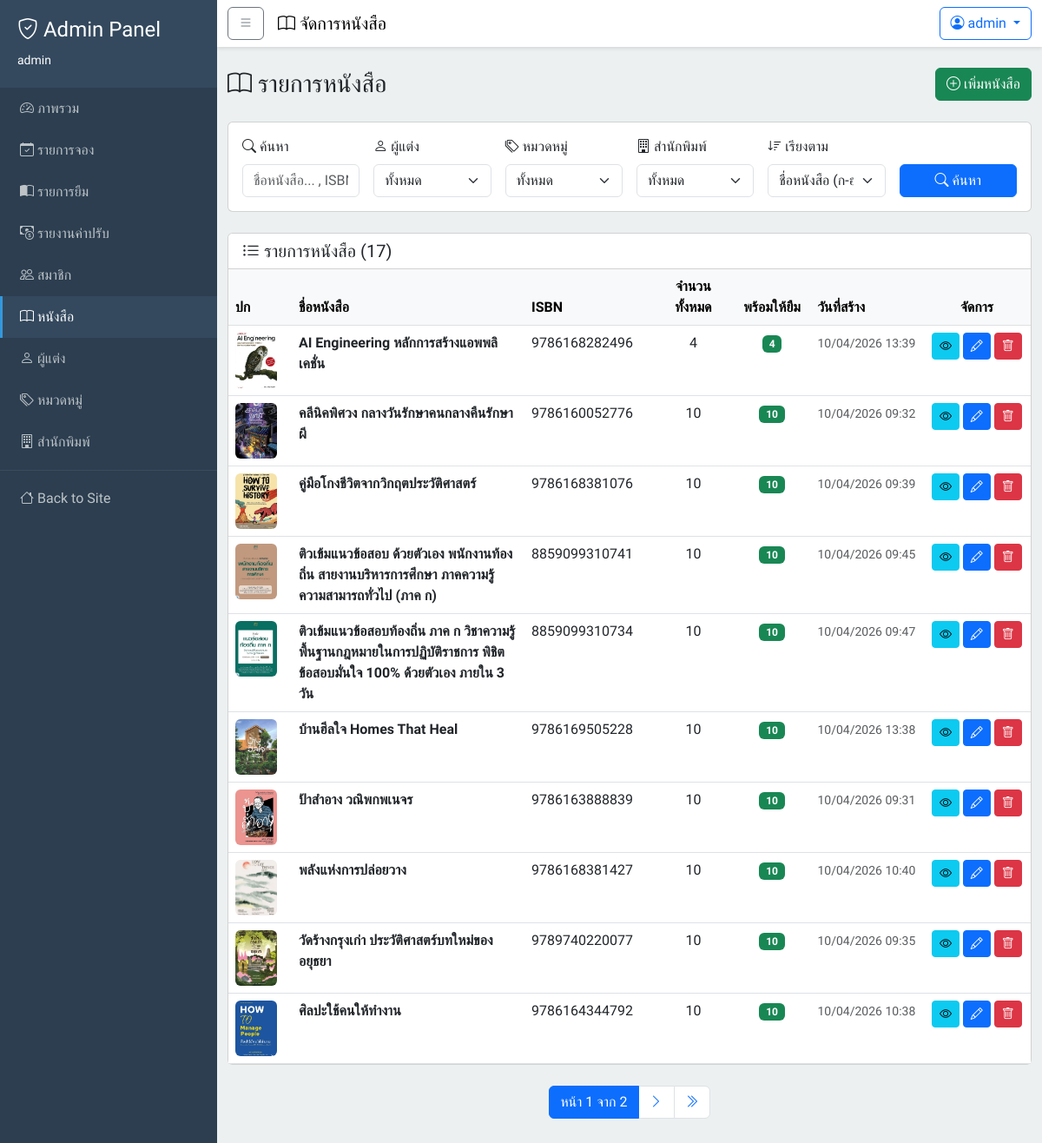
/dashboard/books/ (signed in), run on an earlier commit of the app's database.
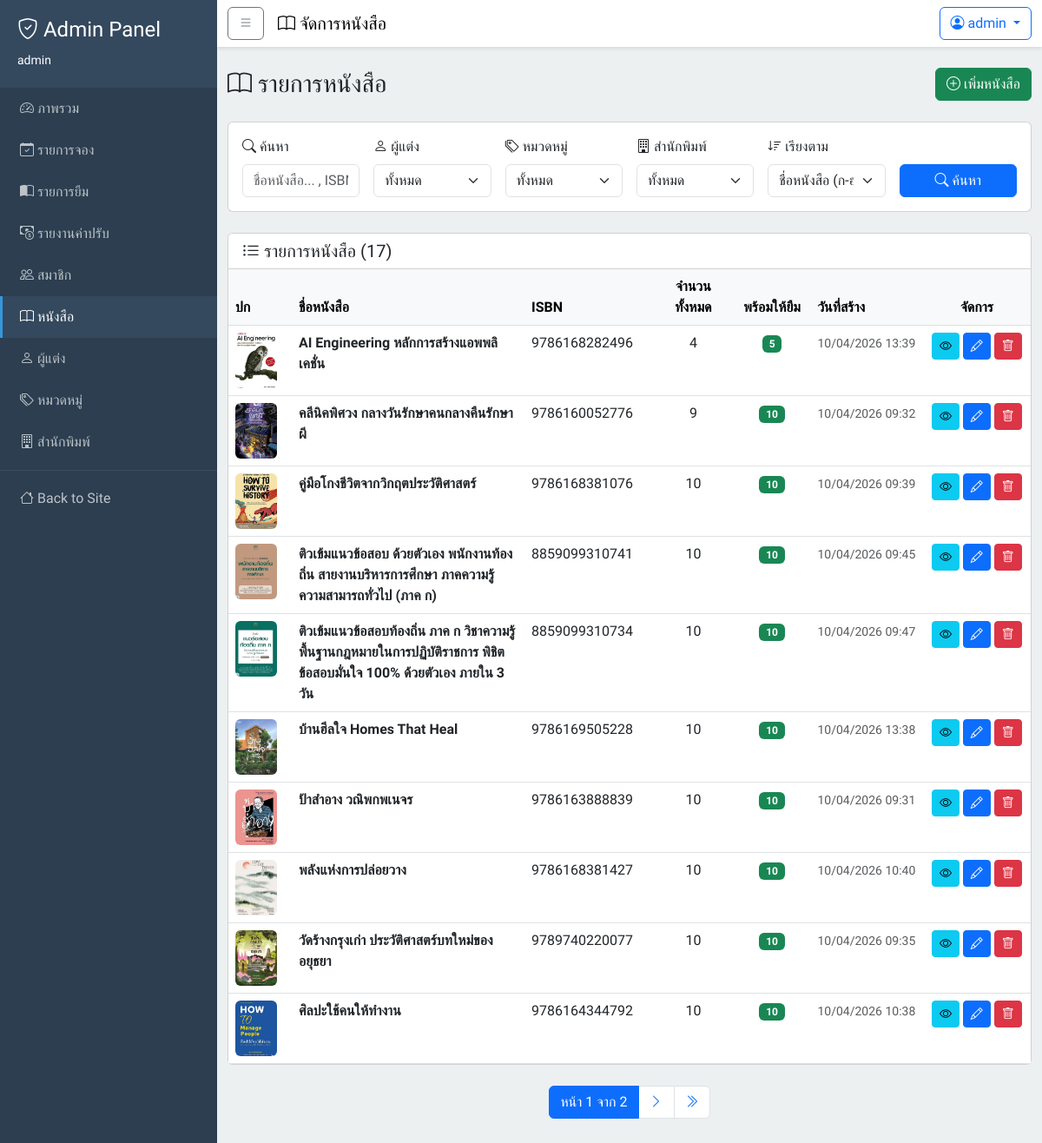
And on a later commit of the database.
### books/models.py (models this page shows, shortened)
class Book(models.Model):
    id = models.AutoField(primary_key=True)
    title = models.CharField(max_length=255)
    isbn = models.CharField(
        max_length=13,
        unique=True,
        null=False,
        blank=False,
    )
    description = models.TextField(null=True, blank=True)
    image_url = models.ImageField(
        upload_to="books/covers/",
        max_length=255,
        null=True,
        blank=True,
    )
    total_quantity = models.IntegerField(default=0)
    available_quantity = models.IntegerField(default=0)
    publish_year = models.IntegerField(null=True, blank=True)
    publisher = models.ForeignKey(
        Publisher,
        on_delete=models.SET_NULL,
        null=True,
        blank=True,
        related_name='books',
    )
    authors = models.ManyToManyField(
        Author,
        blank=True,
        through="BookAuthor",
        related_name="books",
    )
    categories = models.ManyToManyField(
        Category,
        blank=True,
        through="BookCategory",
        related_name="books",
    )
    created_at = models.DateTimeField(auto_now_add=True)
    if TYPE_CHECKING:
        hold_items: Manager[HoldItem]
        hold_items: Manager[HoldItem]
        loan_items: Manager[LoanItem]
    class Meta:
        db_table = "books"
        verbose_name = "Book"
        verbose_name_plural = "Books"
        constraints = [
            models.CheckConstraint(
                check=Q(total_quantity__gte=0),
                name="check_books_total_quantity_gte_0",
            ),
            models.CheckConstraint(
                check=Q(available_quantity__gte=0),
                name="check_books_available_quantity_gte_0",
            ),
            models.CheckConstraint(
                check=Q(publish_year__isnull=True) | Q(publish_year__gte=0),
                name="check_books_publish_year_gte_0_or_null",
            ),
        ]

### books/views.py (the view)
# urls.py: path('dashboard/books/', views.dashboard_books_view, name='dashboard_books'),
@staff_member_required
def dashboard_books_view(request):
    books = Book.objects.all().select_related('publisher').prefetch_related('authors', 'categories')
    search_query = request.GET.get('search', '').strip()
    if search_query:
        books = books.filter(
            Q(title__icontains=search_query) |
            Q(isbn__icontains=search_query)
        )
    author_id = request.GET.get('author', '').strip()
    if author_id:
        books = books.filter(authors__id=author_id)
    category_id = request.GET.get('category', '').strip()
    if category_id:
        books = books.filter(categories__id=category_id)
    publisher_id = request.GET.get('publisher', '').strip()
    if publisher_id:
        books = books.filter(publisher__id=publisher_id)
    sort_by = request.GET.get('sort', 'title').strip()
    allowed_sorts = {
        'title': 'title',
        '-title': '-title',
        '-created_at': '-created_at',
        'created_at': 'created_at',
        '-available_quantity': '-available_quantity',
        'available_quantity': 'available_quantity',
        '-total_quantity': '-total_quantity',
        'total_quantity': 'total_quantity',
        '-publish_year': '-publish_year',
        'publish_year': 'publish_year',
    }
    sort_order = allowed_sorts.get(sort_by, 'title')
    books = books.order_by(sort_order).distinct()
    paginator = Paginator(books, 10)
    page_number = request.GET.get('page')
    page_obj = paginator.get_page(page_number)
    authors = Author.objects.all().order_by('name')
    categories = Category.objects.all().order_by('name')
    publishers = Publisher.objects.all().order_by('name')
    context = {
        'page_obj': page_obj,
        'authors': authors,
        'categories': categories,
        'publishers': publishers,
        'search_query': search_query,
        'selected_author': author_id,
        'selected_category': category_id,
        'selected_publisher': publisher_id,
        'sort_by': sort_by,
    }
    return render(request, 'dashboard/books/list.html', context)

### books/cart.py (called while the page is built)
    def count(self):
        return len(self.cart)

### books/context_processors.py (called while the page is built)
def cart_context(request):
    cart = Cart(request)
    return {
        'cart_count': cart.count()
    }

### templates/dashboard/books/list.html (shortened to what the changed rows need)
{% extends "base_admin.html" %}
{% block content %}
    <div class="card">
        <div class="card-body p-0">
            {% if page_obj.object_list %}
                <div class="table-responsive">
                    <table class="table table-hover mb-0">
                        <thead class="table-light">
                            <tr>
                                <th style="width: 80px;">ปก</th>
                                <th style="width: 400px;">ชื่อหนังสือ</th>
                                <th style="width: 160px;">ISBN</th>
                                <th style="width: 120px;" class="text-center">จำนวนทั้งหมด</th>
                                <th style="width: 120px;" class="text-center">พร้อมให้ยืม</th>
                                <th style="width: 160px;">วันที่สร้าง</th>
                                <th style="width: 180px;" class="text-center">จัดการ</th>
                            </tr>
                        </thead>
                        <tbody>
                            {% for book in page_obj %}
                                <tr>
                                    <td>
                                        {% if book.image_url %}
                                            <img src="{{ book.image_url.url }}"
                                                 alt="cover"
                                                 class="rounded book-cover-thumb"
                                                 width="48"
                                                 height="64">
                                        {% else %}
                                            <span class="text-muted"><i class="bi bi-image"></i></span>
                                        {% endif %}
                                    </td>
                                    <td>
                                        <strong>{{ book.title }}</strong>
                                    </td>
                                    <td>{{ book.isbn|default:'-' }}</td>
                                    <td class="text-center">{{ book.total_quantity }}</td>
                                    <td class="text-center">
                                        {% if book.available_quantity > 0 %}
                                            <span class="badge bg-success">{{ book.available_quantity }}</span>
                                        {% else %}
                                            <span class="badge bg-danger">0</span>
                                        {% endif %}
                                    </td>
                                    <td>
                                        <small class="text-muted">{{ book.created_at|date:"d/m/Y H:i" }}</small>
                                    </td>
                                    <td class="text-center">
                                        <button type="button"
                                                class="btn btn-sm btn-info"
                                                data-bs-toggle="modal"
                                                data-bs-target="#bookDetailModal{{ book.id }}"
                                                title="ดูรายละเอียด">
                                            <i class="bi bi-eye"></i>
                                        </button>
                                        <a href="{% url 'books:dashboard_book_form_id' book.id %}"
                                           class="btn btn-sm btn-primary"
                                           title="แก้ไข"><i class="bi bi-pencil"></i></a>
                                        <button type="button"
                                                class="btn btn-sm btn-danger"
                                                data-bs-toggle="modal"
                                                data-bs-target="#deleteBookModal"
                                                data-book-id="{{ book.id }}"
                                                data-book-title="{{ book.title }}"
                                                data-book-isbn="{{ book.isbn|default:'-' }}"
                                                data-book-quantity="{{ book.total_quantity }}"
                                                data-book-image="{% if book.image_url %}{{ book.image_url.url }}{% endif %}"
                                                data-delete-url="{% url 'books:dashboard_book_delete' book.id %}"
                                                title="ลบ">
                                            <i class="bi bi-trash"></i>
                                        </button>
                                    </td>
                                </tr>
                            {% endfor %}
                        </tbody>
                    </table>
                </div>
            {% else %}
                <div class="text-center py-5">
                    <i class="bi bi-inbox fs-1 text-muted"></i>
                    <p class="text-muted mt-3">ไม่พบข้อมูลหนังสือ</p>
                </div>
            {% endif %}
        </div>
    </div>
{% endblock content %}

What changed in the data, as far as the page shows it:
changed Book "AI Engineering หลักการสร้างแอพพลิเคชั่น": available_quantity "4" → "5"
changed Book "คลีนิคพิศวง กลางวันรักษาคนกลางคืนรักษาผี": total_quantity "10" → "9"
